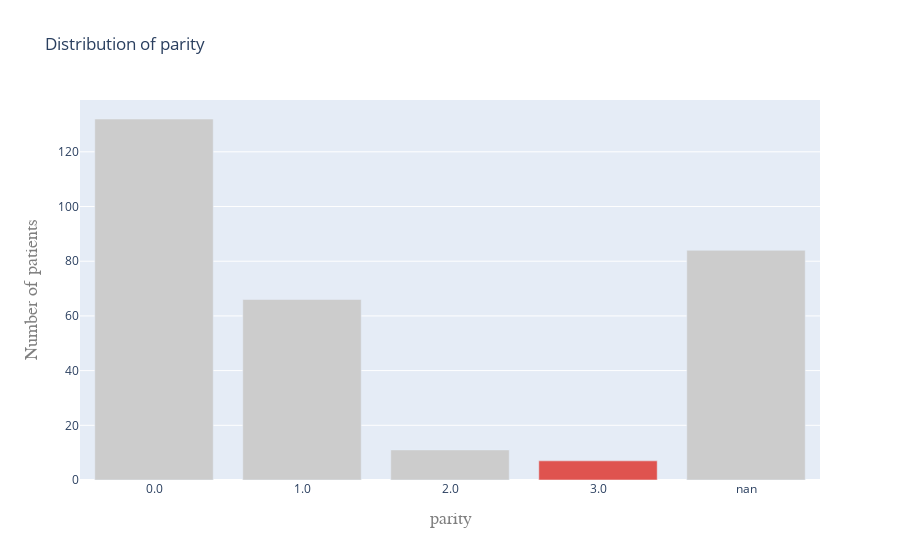

Notebook code for this chart:
### Code cell
plot_distribution_feature(df_static_information, 'parity', categorical=False)

### Figure 1 — Plotly figure (JSON) as saved in the notebook; plotly's stock layout.template omitted (floating-point values rounded to 4 significant figures)
{"data": [{"marker": {"color": ["rgba(204,204,204,1)", "rgba(204,204,204,1)", "rgba(204,204,204,1)", "rgba(222,45,38,0.8)", "rgba(204,204,204,1)"]}, "type": "bar", "x": ["0.0", "1.0", "2.0", "3.0", "nan"], "y": [132, 66, 11, 7, 84]}], "layout": {"title": {"text": "Distribution of parity"}, "xaxis": {"title": {"font": {"color": "#7f7f7f", "family": "Courier New, monospace", "size": 18}, "text": "parity"}}, "yaxis": {"title": {"font": {"color": "#7f7f7f", "family": "Courier New, monospace", "size": 18}, "text": "Number of patients"}}}}
